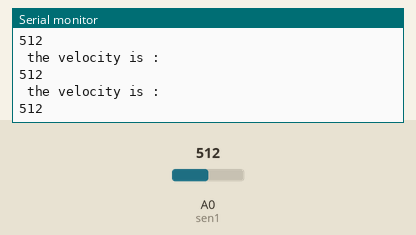
Simulated run of this sketch. Board: Arduino Uno, built with avr-gcc and run on an emulated ATmega328P. On the bench: the last lines printed to the serial monitor. Inputs (shaded band) come from the test bench; at power-on: A0 (sen1) = 512.

Above: at 1.3 s.
1.4 s: A0 (sen1) set to 716
At 1.82 s:
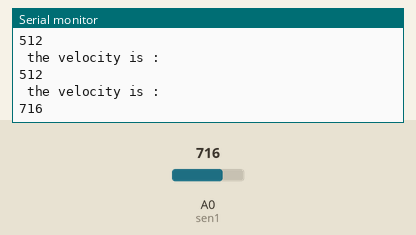
2.9 s: A0 (sen1) set to 900
At 3.32 s:
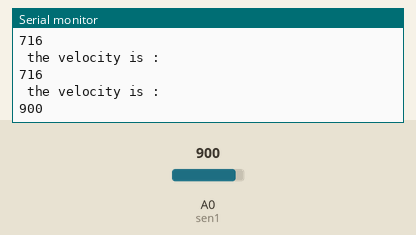
Timing chart, 0 to 5.9 s (numbered marks = the images above; inputs shaded):
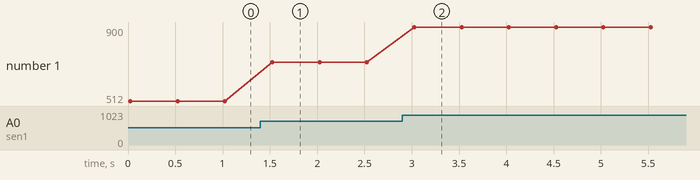

The sketch:

sketch_apr20a.ino
```cpp
int sen1=A0;
int i=0;

void setup()
{

  pinMode(sen1,INPUT);
  Serial.begin(9600);
}
  void loop()
  {

  i=analogRead(sen1);

  Serial.print("\n the velocity is : ");
  Serial.println();
  Serial.print(i);


  delay(500);
  }
```

Measured:
- after the input at 1.4 s, the serial monitor: prints a new line after 0.12 s (image 1)
- after the input at 2.9 s, the serial monitor: prints a new line after 0.13 s (image 2)
- plotted number 1: 512 → 716 after the input at 1.4 s, 716 → 900 after the input at 2.9 s
